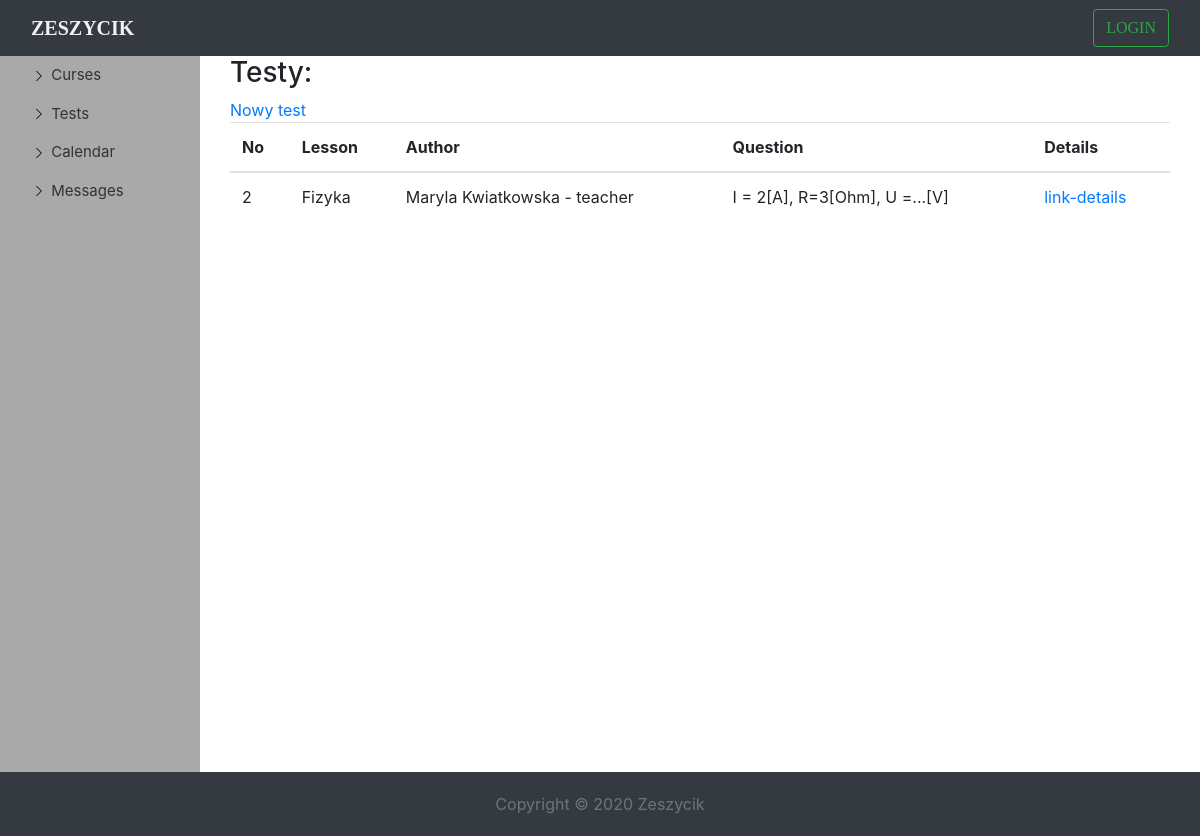
The page /studenttests on the database its author committed.
### school/models.py (models this page shows, shortened)
class StudentTest(models.Model):
    lesson = models.ForeignKey(Lesson, on_delete=models.CASCADE)
    author = models.ForeignKey(SchoolUser, on_delete=models.DO_NOTHING)
    question = models.CharField(max_length=250)
    answer_right = models.CharField(max_length=5, default='')
    answer_1 = models.CharField(max_length=150, default='')
    answer_2 = models.CharField(max_length=150, default='')
    answer_3 = models.CharField(max_length=150, default='')
    answer_4 = models.CharField(max_length=150, default='')

class Lesson(models.Model):
    name = models.CharField(max_length=150, unique=True, blank=False)
    description = models.CharField(max_length=250)
    teacher = models.ForeignKey(SchoolUser, on_delete=models.SET_NULL, null=True, blank=True, related_name='teacher')
    date = models.DateTimeField(default=timezone.now)
    data = models.FileField(blank=True, null=True)
    students = models.ManyToManyField(SchoolUser, null=True, blank=True, related_name='students')
    def __str__(self):
        return self.name

class SchoolUser(models.Model):
    USERS_KIND = [
        ('administrator', 'Dyrektor'),
        ('teacher', 'Nauczyciel'),
        ('student', 'Uczeń')
    ]
    user = models.OneToOneField(User, on_delete=models.CASCADE, null=True, blank=True)
    permissions = models.CharField(choices=USERS_KIND, max_length=15)
    grades = models.CharField(max_length=150, default='')
    def __str__(self):
        return f'{self.user.first_name} {self.user.last_name} - {self.permissions}'

### school/views.py (the view)
# urls.py: path('studenttests', StudentTestListView.as_view(), name='studenttest_list'),
class StudentTestListView(ListView):
    template_name = 'studenttest_list.html'
    model = StudentTest
    context_object_name = 'studenttests'

### school/templates/studenttest_list.html (shortened to what this page needs)
{% extends 'dashboard2.html' %}
{% load static %}
{% block title %}
     <div class="container-fluid" id="dashborad-container">
      <h3>Testy:</h3>
    <a href="{% url 'studenttest_create' %}">Nowy test</a>
    <div class=" table table-responsive-md">
      <table class="table">
          <thead>
            <th scope="col">No</th>
            <th scope="col">Lesson</th>
            <th scope="col">Author</th>
            <th scope="col">Question</th>
            <th scope="col">Details</th>
          </thead>
          <tbody>
            {% for test in studenttests %}
                <tr >
                    <td>{{ test.pk }}</td>
                    <td>{{ test.lesson }}</td>
                    <td>{{ test.author }}</td>
                    <td>{{ test.question }}</td>
                    <td>
                        <a href="{% url 'studenttest_detail' test.pk %}">link-details</a>
                    </td>
                </tr>
            {% endfor %}
          </tbody>
      </table>
    </div>
    </div>
{% endblock title %}

### static/css/index.css (style rules this page uses)
body { margin-top: 70px; background-attachment: fixed; background-size: 100%; font-size: 16px; }

### static/css/dashboard.css (style rules this page uses)
#dashborad-container { display: flex; flex-direction: column; }

### rows shown on the page
StudentTest: pk "2", lesson "Fizyka", author "Maryla Kwiatkowska - teacher", question "I = 2[A], R=3[Ohm], U =...[V]"
